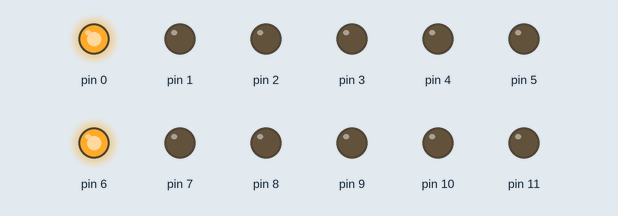
A sketch run on a simulated Arduino Uno, built with avr-gcc and run on an emulated ATmega328P. Parts: output pins drawn as LEDs (lit = HIGH).

Above: at 0.05 s.
At 0.75 s:
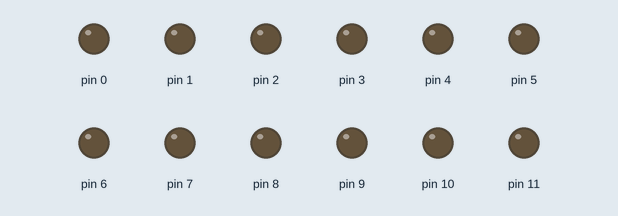
At 1.05 s:
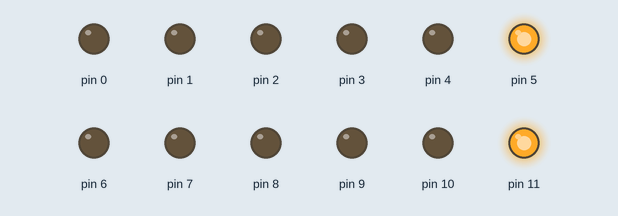
At 1.45 s:
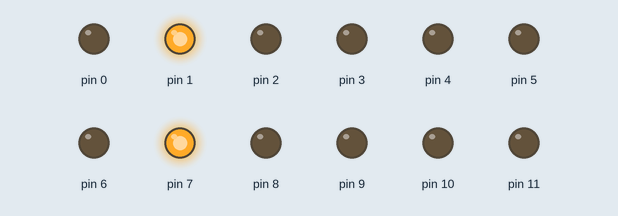
At 2.05 s:
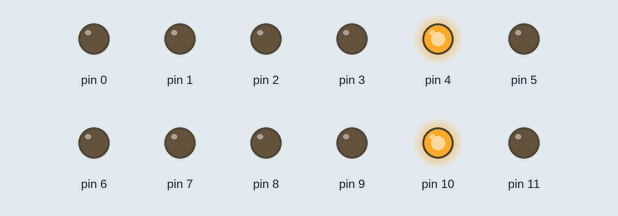
At 2.85 s:
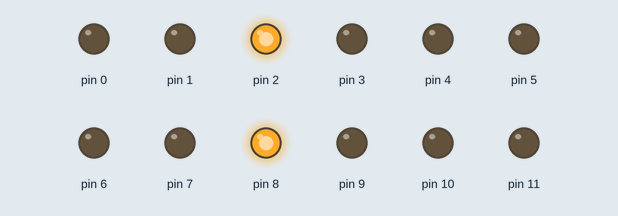
Timing chart, 0 to 3.1 s (numbered marks = the images above):
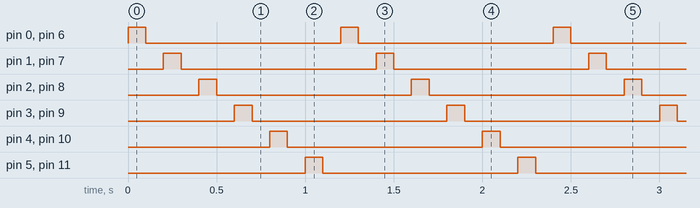

The sketch:

led.c.ino
```cpp
int i;
void setup()
{
  for(i=0;i<6;i++)
  {
    pinMode(i, OUTPUT);
    pinMode(i+6,OUTPUT);
  }
}

void loop()
{
  for (i=0;i<6;i++)
  {
    digitalWrite(i, HIGH);
    digitalWrite(i+6, HIGH);
    delay(100); // Wait for 1000 millisecond(s)
    digitalWrite(i, LOW);
    digitalWrite(i+6, LOW);
    delay(100); // Wait for 1000 millisecond(s)
  }
}
```

Measured:
- by itself, pin 0–11: alternates HIGH for 0.10 s and LOW for 1.1 s
- by itself, everything shown: repeats every 1.2 s, in 12 steps
